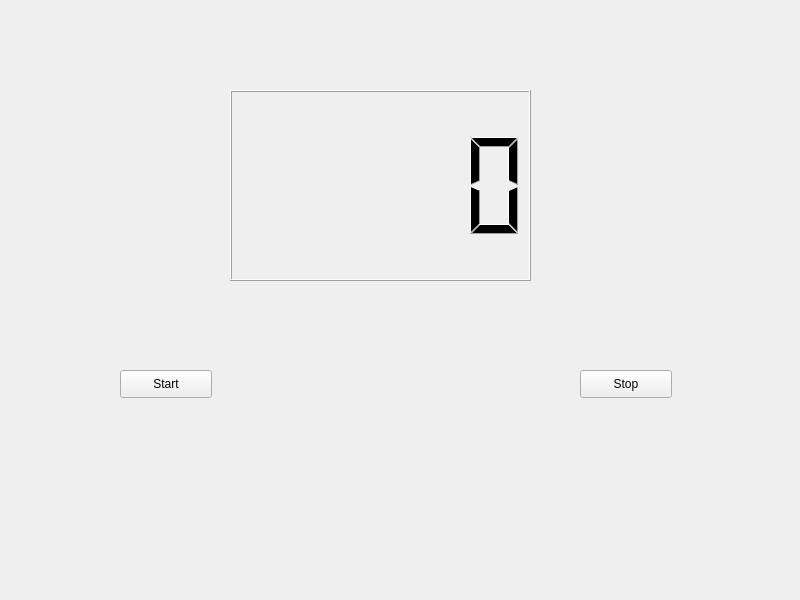
<?xml version="1.0" encoding="UTF-8"?>
<ui version="4.0">
 <class>Widget</class>
 <widget class="QWidget" name="Widget">
  <property name="geometry">
   <rect>
    <x>0</x>
    <y>0</y>
    <width>800</width>
    <height>600</height>
   </rect>
  </property>
  <property name="windowTitle">
   <string>Widget</string>
  </property>
  <widget class="QLCDNumber" name="lcdNumber">
   <property name="geometry">
    <rect>
     <x>230</x>
     <y>90</y>
     <width>301</width>
     <height>191</height>
    </rect>
   </property>
  </widget>
  <widget class="QPushButton" name="pushButton">
   <property name="geometry">
    <rect>
     <x>120</x>
     <y>370</y>
     <width>92</width>
     <height>28</height>
    </rect>
   </property>
   <property name="text">
    <string>Start</string>
   </property>
  </widget>
  <widget class="QPushButton" name="pushButton_2">
   <property name="geometry">
    <rect>
     <x>580</x>
     <y>370</y>
     <width>92</width>
     <height>28</height>
    </rect>
   </property>
   <property name="text">
    <string>Stop</string>
   </property>
  </widget>
 </widget>
 <resources/>
 <connections/>
</ui>
